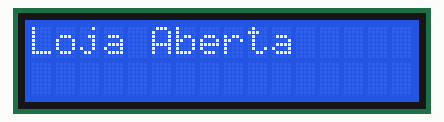
This sketch was run on a simulated Arduino Uno, built with avr-gcc and run on an emulated ATmega328P. Parts: 16×2 character LCD.

Above: at 0.1 s.
At 1.1 s:
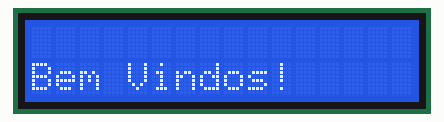

The sketch:

letreiro_digital_1.ino
```cpp
#include <LiquidCrystal.h> //Biblioteca LCD
// lcd (RS,E,D4,D5,D6,D7,D8)

LiquidCrystal lcd(8,9,4,5,6,7);
int numRows = 2;  //linhas
int numCols = 16; //colunas
int i= 0;

void setup()
{
  lcd.begin(numRows, numCols); //inicio
  lcd.clear(); //limpa o LCD

}

void loop()
{
  lcd.setCursor(0,0); //ajusta o cursor
  lcd.print("Loja Aberta");  //imprime
  delay(1000);
  lcd.clear();
  lcd.setCursor(0,1);
  lcd.print("Bem Vindos!");
  delay(1000);
  lcd.clear();
}
```

Measured:
- what the display in image 1 shows lasts 1.0 s, from 1.1 s to 2.1 s
